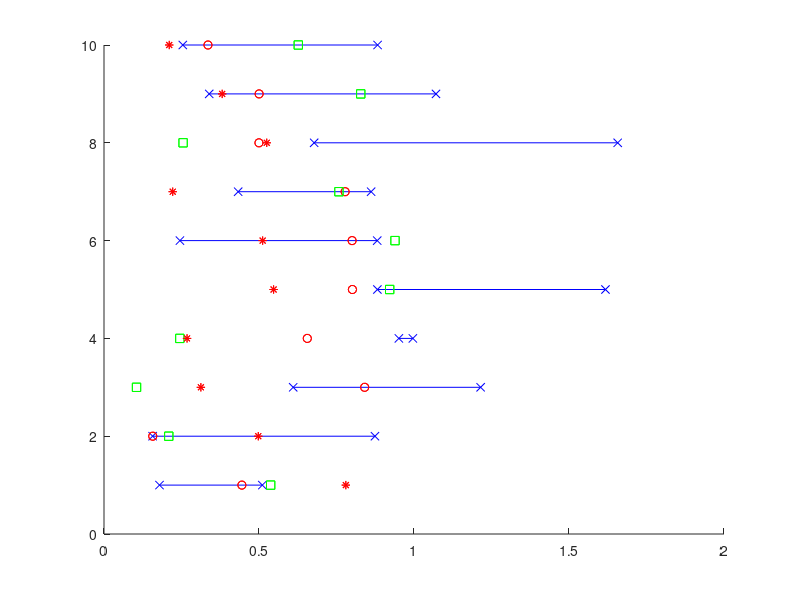

This figure's MATLAB source:
% Script to plot the credible intervals for dimensions
dims = 1:10;

% Assumes : lower, upper, bLasso, bRidge, sampleMedian
lower = rand(10, 1);
upper = lower + rand(10, 1);
bLasso = rand(10, 1);
bRidge = rand(10, 1);
sampleMedian = rand(10, 1);

lowerPt = lower(dims);
upperPt = upper(dims);
lassoPt = bLasso(dims);
ridgePt = bRidge(dims);
samplePt = sampleMedian(dims);

% Begin plotting
figure; hold on
    % Credible interval
    plot([lowerPt, upperPt]', [(1:10)', (1:10)']', 'b-')
    % Extremes
    plot([lowerPt, upperPt], [(1:10)', (1:10)'], 'bx')
    % Sample median
    plot(samplePt, [(1:10)', (1:10)'], 'ro')
    % Lasso
    plot(lassoPt, [(1:10)', (1:10)'], 'gs')
    % Ridge 
    plot(ridgePt, [(1:10)', (1:10)'], 'r*')

    % Labellings

    % Legend
hold off
    